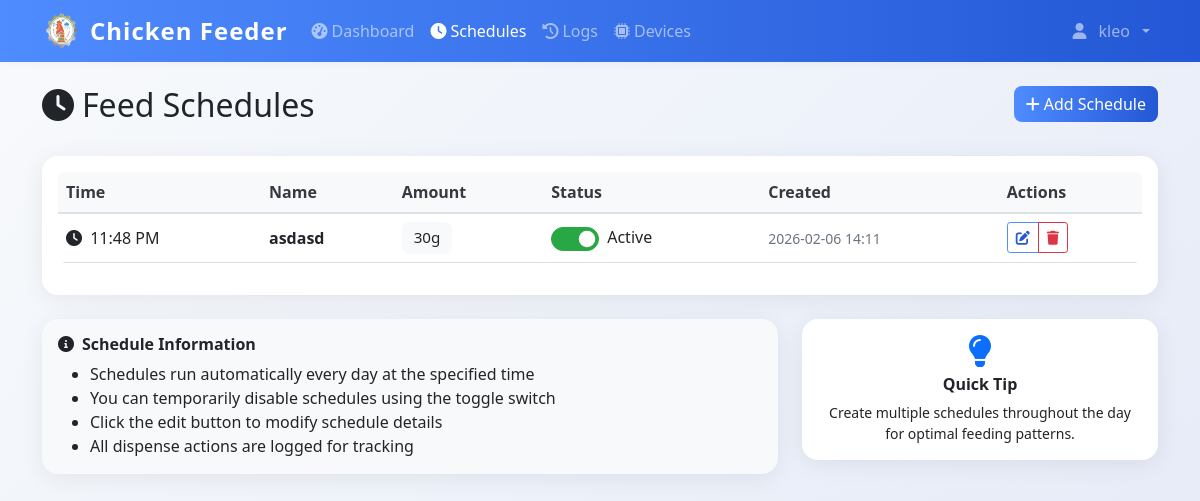
Screenshot of /schedules (signed in) with the database file from the repository.
### models.py (models this page shows)
class User(UserMixin, db.Model):
    id = db.Column(db.Integer, primary_key=True)
    username = db.Column(db.String(80), unique=True, nullable=False)
    email = db.Column(db.String(120), unique=True, nullable=False)
    password_hash = db.Column(db.String(120), nullable=False)
    iot_device_url = db.Column(db.String(255), nullable=True)  # e.g., 'http://192.168.1.100:5000' or 'pi_klei'
    is_admin = db.Column(db.Boolean, default=True)
    created_at = db.Column(db.DateTime, default=datetime.utcnow)

class FeedSchedule(db.Model):
    id = db.Column(db.Integer, primary_key=True)
    name = db.Column(db.String(100), nullable=False)
    feed_time = db.Column(db.Time, nullable=False)
    amount_grams = db.Column(db.Integer, nullable=False)
    is_active = db.Column(db.Boolean, default=True)
    created_by = db.Column(db.Integer, db.ForeignKey('user.id'), nullable=False)
    created_at = db.Column(db.DateTime, default=datetime.utcnow)
    user = db.relationship('User', backref=db.backref('schedules', lazy=True))

### app.py (the view)
@app.route('/schedules')
@login_required
def schedules():
    schedules = FeedSchedule.query.filter_by(created_by=current_user.id).order_by(FeedSchedule.feed_time).all()
    return render_template('schedules.html', schedules=schedules)

### app.py (called while the page is built)
@login_manager.user_loader
def load_user(user_id):
    return db.session.get(User, int(user_id))

@app.context_processor
def inject_datetime():
    return {'datetime': datetime}

@app.before_request
def restrict_admin_from_user_pages():
    if current_user.is_authenticated and getattr(current_user, 'is_admin', False):
        admin_paths = ['/admin', '/admin/', '/admin/dashboard', '/admin/config', '/admin/create', '/admin/feed-ratio']
        if not any(request.path.startswith(p) for p in admin_paths):
            if not request.path.startswith('/static') and not request.path.startswith('/logout'):
                return redirect(url_for('admin.dashboard'))

### templates/schedules.html (shortened to what this page needs)
{% extends "base.html" %}
{% block content %}
<div class="container mt-4">
    <div class="row mb-4">
        <div class="col">
            <h1 class="h2">
                <i class="fas fa-clock me-2"></i>Feed Schedules
            </h1>
        </div>
        <div class="col-auto">
            <a href="{{ url_for('add_schedule') }}" class="btn btn-primary">
                <i class="fas fa-plus me-1"></i>Add Schedule
            </a>
        </div>
    </div>
    <div class="card">
        <div class="card-body">
            {% if schedules %}
            <div class="table-responsive">
                <table class="table table-hover">
                    <thead>
                        <tr>
                            <th>Time</th>
                            <th>Name</th>
                            <th>Amount</th>
                            <th>Status</th>
                            <th>Created</th>
                            <th>Actions</th>
                        </tr>
                    </thead>
                    <tbody>
                        {% for schedule in schedules %}
                        <tr id="schedule-{{ schedule.id }}">
                            <td>
                                <i class="fas fa-clock me-1"></i>
                                {{ schedule.feed_time.strftime('%I:%M %p') }}
                            </td>
                            <td>
                                <strong>{{ schedule.name }}</strong>
                            </td>
                            <td>
                                <span class="badge bg-light text-dark">{{ schedule.amount_grams }}g</span>
                            </td>
                            <td>
                                <div class="form-check form-switch d-flex align-items-center gap-2">
                                    <input class="form-check-input" type="checkbox"
                                        id="toggle-{{ schedule.id }}"
                                        {% if schedule.is_active %}checked{% endif %}
                                        onchange="toggleSchedule(this)" data-id="{{ schedule.id }}">
                                    <label class="form-check-label" for="toggle-{{ schedule.id }}">
                                        <span id="status-text-{{ schedule.id }}">
                                            {% if schedule.is_active %}Active{% else %}Inactive{% endif %}
                                        </span>
                                    </label>
                                </div>
                            </td>
                            <td>
                                <small class="text-muted">
                                    {{ schedule.created_at.strftime('%Y-%m-%d %H:%M') }}
                                </small>
                            </td>
                            <td>
                                <div class="btn-group btn-group-sm">
                                    <a class="btn btn-outline-primary"
                                       href="{{ url_for('edit_schedule', schedule_id=schedule.id) }}"
                                       title="Edit this schedule">
                                        <i class="fas fa-edit"></i>
                                    </a>
                                    <button class="btn btn-outline-danger"
                                            onclick="deleteSchedule(this)"
                                            data-id="{{ schedule.id }}"
                                            data-name="{{ schedule.name }}"
                                            title="Delete schedule">
                                        <i class="fas fa-trash"></i>
                                    </button>
                                </div>
                            </td>
                        </tr>
                        {% endfor %}
                    </tbody>
                </table>
            </div>
            {% endif %}
        </div>
    </div>
    <div class="row mt-4">
        <div class="col-lg-8">
            <div class="card bg-light">
                <div class="card-body">
                    <h6 class="card-title">
                        <i class="fas fa-info-circle me-2"></i>Schedule Information
                    </h6>
                    <ul class="mb-0">
                        <li>Schedules run automatically every day at the specified time</li>
                        <li>You can temporarily disable schedules using the toggle switch</li>
                        <li>Click the edit button to modify schedule details</li>
                        <li>All dispense actions are logged for tracking</li>
                    </ul>
                </div>
            </div>
        </div>
        <div class="col-lg-4">
            <div class="card border-primary">
                <div class="card-body text-center">
                    <i class="fas fa-lightbulb fa-2x text-primary mb-2"></i>
                    <h6 class="card-title">Quick Tip</h6>
                    <p class="card-text small">
                        Create multiple schedules throughout the day for optimal feeding patterns.
                    </p>
                </div>
            </div>
        </div>
    </div>
</div>
{% endblock %}

### templates/base.html (shortened to what this page needs)
<!DOCTYPE html>
<html lang="en">
<head>
    <link href="https://cdn.jsdelivr.net/npm/bootstrap@5.1.3/dist/css/bootstrap.min.css" rel="stylesheet">
    <link href="https://cdnjs.cloudflare.com/ajax/libs/font-awesome/6.0.0/css/all.min.css" rel="stylesheet">
    <link href="{{ url_for('static', filename='css/style.css') }}" rel="stylesheet">
</head>
<body>
    {% if current_user.is_authenticated %}
    <nav class="navbar navbar-expand-lg navbar-dark bg-primary">
        <div class="container">
            <div class="d-flex align-items-center gap-2">
                <img src="{{ url_for('static', filename='img/chicken-logo.png') }}" alt="Logo" style="width:40px;height:40px;" >
                <a class="navbar-brand" href="{{ url_for('dashboard') }}">
                   Chicken Feeder
                </a>
            </div>
            <div class="collapse navbar-collapse" id="navbarNav">
                <ul class="navbar-nav me-auto">
                    <li class="nav-item">
                        <a class="nav-link {% if request.endpoint == 'dashboard' %}active{% endif %}"
                           href="{{ url_for('dashboard') }}">
                            <i class="fas fa-tachometer-alt me-1"></i>Dashboard
                        </a>
                    </li>
                    <li class="nav-item">
                        <a class="nav-link {% if request.endpoint in ['schedules', 'add_schedule'] %}active{% endif %}"
                           href="{{ url_for('schedules') }}">
                            <i class="fas fa-clock me-1"></i>Schedules
                        </a>
                    </li>
                    <li class="nav-item">
                        <a class="nav-link {% if request.endpoint == 'logs' %}active{% endif %}"
                           href="{{ url_for('logs') }}">
                            <i class="fas fa-history me-1"></i>Logs
                        </a>
                    </li>
                    <li class="nav-item">
                        <a class="nav-link {% if request.endpoint in ['devices', 'add_device'] %}active{% endif %}"
                           href="{{ url_for('devices') }}">
                            <i class="fas fa-microchip me-1"></i>Devices
                        </a>
                    </li>
                </ul>
                <ul class="navbar-nav">
                    <li class="nav-item dropdown">
                        <a class="nav-link dropdown-toggle d-flex align-items-center gap-2" href="#" id="navbarDropdown" role="button"
                           data-bs-toggle="dropdown" aria-expanded="false">
                            <i class="fas fa-user me-1 "></i>{{ current_user.username }}
                        </a>
                    </li>
                </ul>
            </div>
        </div>
    </nav>
    {% endif %}
    <main class="container-fluid align-items-center">
        {% block content %}{% endblock %}
    </main>
</body>
</html>

### static/css/style.css (style rules this page uses)
:root { --primary-color: #2c5f2d; --secondary-color: #97bc62; --success-color: #28a745; --danger-color: #dc3545; --warning-color: #ffc107; --info-color: #17a2b8; --light-color: #f8f9fa; --dark-color: #343a40; }
body { font-family: 'Segoe UI', Tahoma, Geneva, Verdana, sans-serif; background-color: #f5f7fa; }
.navbar-brand { font-weight: bold; font-size: 1.5rem; }
.navbar-nav .nav-link { font-weight: 500; transition: all 0.2s ease; }
.card { border: none; border-radius: 12px; box-shadow: 0 2px 10px rgba(0,0,0,0.08); transition: all 0.3s ease; }
.btn { border-radius: 8px; font-weight: 500; transition: all 0.2s ease; }
.btn-primary { background: linear-gradient(135deg, var(--primary-color) 0%, var(--secondary-color) 100%); border: none; }
.table { border-radius: 8px; overflow: hidden; }
.table thead th { background-color: #f8f9fa; border-bottom: 2px solid #dee2e6; font-weight: 600; color: var(--dark-color); }
.badge { border-radius: 20px; font-size: 0.75rem; font-weight: 500; padding: 0.5rem 0.75rem; }
.form-switch .form-check-input { width: 3rem; height: 1.5rem; border-radius: 3rem; }
.form-switch .form-check-input:checked { background-color: var(--success-color); border-color: var(--success-color); }

### templates/base.html (style rules this page uses)
body { background: linear-gradient(135deg, #f8fafc 0%, #e3e9f7 100%); min-height: 100vh; }
.navbar { box-shadow: 0 2px 8px rgba(0,0,0,0.04); }
.card { border-radius: 1rem; box-shadow: 0 4px 24px rgba(0,0,0,0.07); }
.btn-primary, .bg-primary { background: linear-gradient(90deg, #4f8cff 0%, #2357d5 100%) !important; border: none; }
.btn-outline-primary { border-color: #4f8cff !important; color: #2357d5 !important; }
.card-title, h1, h2, h3, h4, h5, h6 { font-family: 'Segoe UI', 'Roboto', 'Arial', sans-serif; font-weight: 600; }
.badge { font-size: 0.95em; border-radius: 0.5em; }
.table th, .table td { vertical-align: middle !important; }
.navbar-brand { font-weight: bold; letter-spacing: 1px; }

### rows the page displays
User: username "kleo"
FeedSchedule: feed_time "11:48 PM", name "asdasd", amount_grams "30", is_active "☑", shows "Active", created_at "2026-02-06 14:11"
